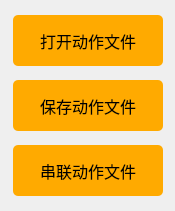
   <widget class="QWidget" name="widget_4" native="true">
    <property name="geometry">
     <rect>
      <x>1245</x>
      <y>570</y>
      <width>175</width>
      <height>211</height>
     </rect>
    </property>
    <property name="styleSheet">
     <string notr="true">#widget_4 {border:1px solid #242424;
border-color: rgb(200, 200, 200);}</string>
    </property>
    <widget class="QPushButton" name="Button_OpenActionGroup">
     <property name="geometry">
      <rect>
       <x>13</x>
       <y>15</y>
       <width>150</width>
       <height>51</height>
      </rect>
     </property>
     <property name="font">
      <font>
       <family>黑体</family>
       <pointsize>12</pointsize>
      </font>
     </property>
     <property name="styleSheet">
      <string notr="true">QPushButton{background-color: rgb(255, 170, 0);}
QPushButton:hover{background-color:  rgb(255, 210, 0);}
QPushButton{border-radius:5px;}</string>
     </property>
     <property name="text">
      <string>打开动作文件</string>
     </property>
    </widget>
    <widget class="QPushButton" name="Button_SaveActionGroup">
     <property name="geometry">
      <rect>
       <x>13</x>
       <y>80</y>
       <width>150</width>
       <height>51</height>
      </rect>
     </property>
     <property name="font">
      <font>
       <family>黑体</family>
       <pointsize>12</pointsize>
      </font>
     </property>
     <property name="styleSheet">
      <string notr="true">QPushButton{background-color: rgb(255, 170, 0);}
QPushButton:hover{background-color:  rgb(255, 210, 0);}
QPushButton{border-radius:5px;}</string>
     </property>
     <property name="text">
      <string>保存动作文件</string>
     </property>
    </widget>
    <widget class="QPushButton" name="Button_TandemActionGroup">
     <property name="geometry">
      <rect>
       <x>13</x>
       <y>145</y>
       <width>150</width>
       <height>51</height>
      </rect>
     </property>
     <property name="font">
      <font>
       <family>黑体</family>
       <pointsize>12</pointsize>
      </font>
     </property>
     <property name="styleSheet">
      <string notr="true">QPushButton{background-color: rgb(255, 170, 0);}
QPushButton:hover{background-color:  rgb(255, 210, 0);}
QPushButton{border-radius:5px;}</string>
     </property>
     <property name="text">
      <string>串联动作文件</string>
     </property>
    </widget>
   </widget>
